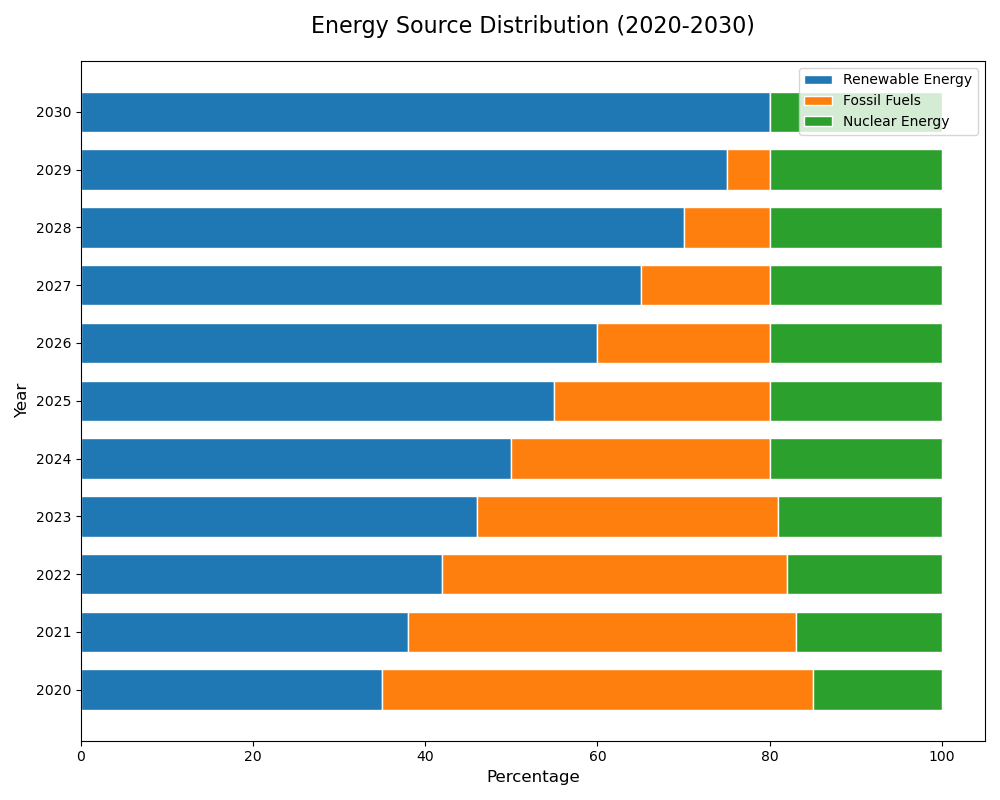

This figure's Python source:

import matplotlib.pyplot as plt
import numpy as np

# Data
categories = ['2020', '2021', '2022', '2023', '2024', '2025', '2026', '2027', '2028', '2029', '2030']
renewable_energy = np.array([35, 38, 42, 46, 50, 55, 60, 65, 70, 75, 80])
fossil_fuels = np.array([50, 45, 40, 35, 30, 25, 20, 15, 10, 5, 0])
nuclear_energy = np.array([15, 17, 18, 19, 20, 20, 20, 20, 20, 20, 20])

# Stacked Bar Chart
bar_width = 0.7
fig, ax = plt.subplots(figsize=(10, 8))

# Stacking
ax.barh(categories, renewable_energy, color='#1f77b4', edgecolor='white', height=bar_width)
ax.barh(categories, fossil_fuels, left=renewable_energy, color='#ff7f0e', edgecolor='white', height=bar_width)
ax.barh(categories, nuclear_energy, left=renewable_energy+fossil_fuels, color='#2ca02c', edgecolor='white', height=bar_width)

# Title and Labels
ax.set_title('Energy Source Distribution (2020-2030)', fontsize=16, pad=20)
ax.set_xlabel('Percentage', fontsize=12)
ax.set_ylabel('Year', fontsize=12)

# Legends
ax.legend(['Renewable Energy', 'Fossil Fuels', 'Nuclear Energy'], loc='upper right')

# Display
plt.tight_layout()
plt.show()
